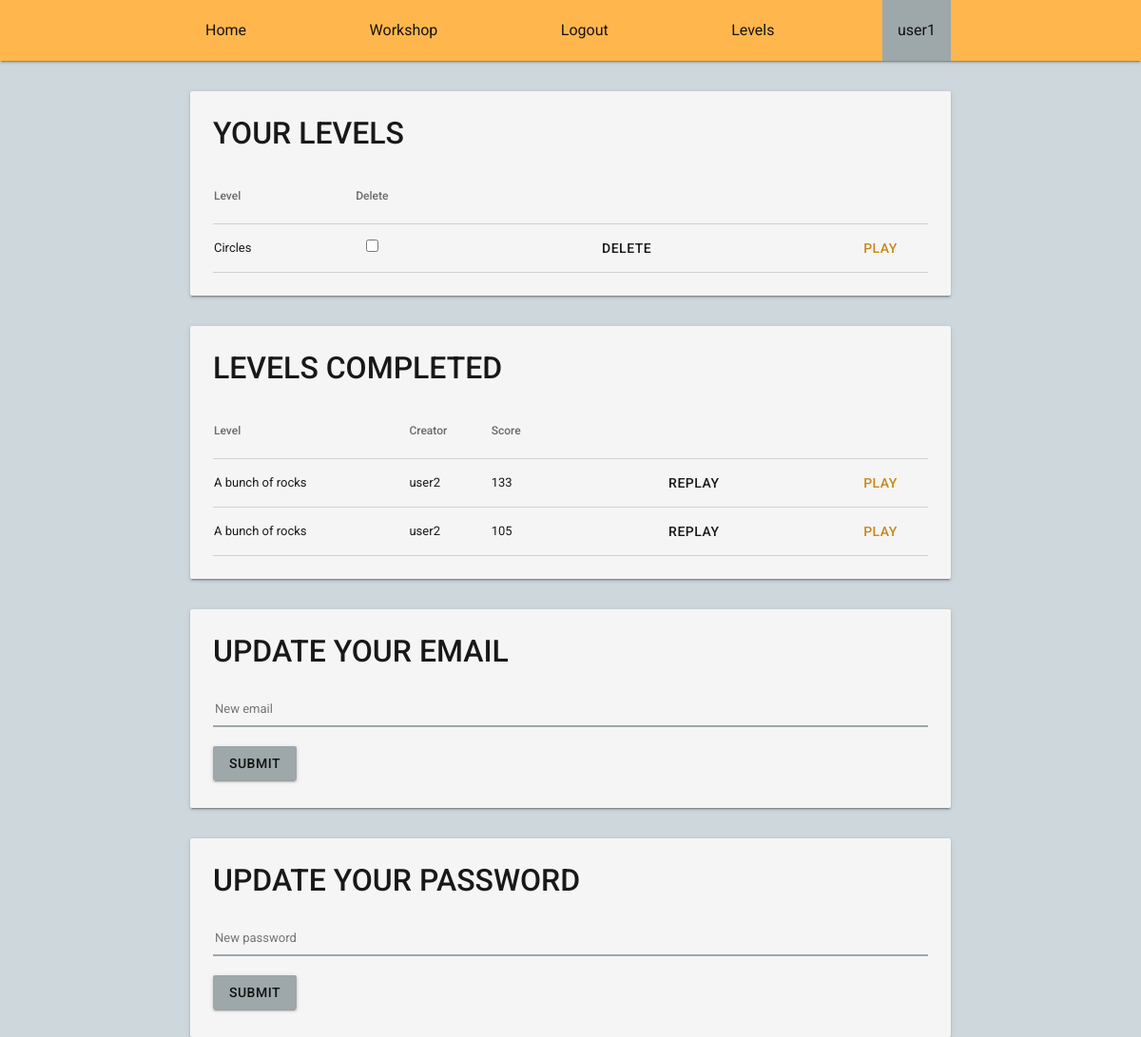
The page /profile.php (signed in) on the database its author committed.
### tables this page shows
CREATE TABLE `Level` (
	`name` VARCHAR(50) NOT NULL,
	`creatorNickname` VARCHAR(50) NOT NULL,
	`levelObject` TEXT NOT NULL,

	PRIMARY KEY (`name`, `creatorNickname`),
	FOREIGN KEY (`creatorNickname`)
		REFERENCES User(`nickname`)
);

CREATE TABLE `BeatenBy` (
	`playerNickname` VARCHAR(50) NOT NULL,
    `id` CHAR(36) NOT NULL,
	`creatorNickname` VARCHAR(50) NOT NULL,
	`levelName` VARCHAR(50) NOT NULL,
	`score` INTEGER NOT NULL,
	`replay` TEXT NOT NULL,

	PRIMARY KEY (`id`),
	FOREIGN KEY (`playerNickname`)
		REFERENCES User(`nickname`),
	FOREIGN KEY (`creatorNickname`, `levelName`)
		REFERENCES Level(`creatorNickname`, `name`)
);

### utilities/php/database.php (called while the page is built, shortened)
<?php
class Database {
	private $pdo;
	public function __construct($pdoObject) {
		$this->pdo = $pdoObject;
		$this->pdo->setAttribute(PDO::ATTR_DEFAULT_FETCH_MODE, PDO::FETCH_ASSOC);
		$this->pdo->setAttribute(PDO::ATTR_ERRMODE, PDO::ERRMODE_EXCEPTION);
	}
	public function getLevelsCreatedBy($creatorNickname) {
		$query = $this->pdo->prepare('CALL getLevelsCreatedBy(:creatorNickname);');
		$query->bindValue(':creatorNickname', $creatorNickname, PDO::PARAM_STR);
		$query->execute();
		$rows = $query->fetchAll();
		return $rows;
	}
	public function getUserScores($playerNickname) {
		$query = $this->pdo->prepare('CALL getUserScores(:playerNickname);');
		$query->bindValue(':playerNickname', $playerNickname, PDO::PARAM_STR);
		$query->execute();
		$rows = $query->fetchAll();
		return $rows;
	}
}
?>

### utilities/php/utilities.php (the view, shortened to what this page needs)
<?php
function getDBConnectionInfo($fileLocation) {
    $credentials = array();
    return $credentials;
}
function connectToDB($fileLocation) {
    $credentials = getDBConnectionInfo($fileLocation);
    $hostname = $credentials['hostname'];
    $database = $credentials['database'];
    $pdo = new PDO("mysql:dbname=$database;host=$hostname", $credentials['user'], $credentials['password']);
    return $pdo;
}
function printHeader($currentPage, $nickname) {
    $classes = array(
        'index' => '',
        'workshop' => '',
        'logout' => '',
        'login' => '',
        'levels' => '',
        'profile' => ''
    );
	$classes[$currentPage] = 'secondaryDark';
	echo '<header>';
	echo '<nav class="primary">';
   	echo '<ul class="xWrapper navBar">';
    echo 	'<li><a href="index.php" class="' . $classes['index'] . '">Home</a></li>';
    if($nickname)
    	echo '<li><a href="workshop.php" class="' . $classes['workshop'] . '">Workshop</a></li>';
    if($nickname)
    	echo '<li><a href="logout.php" class="' . $classes['logout'] . '">Logout</a></li>';
    else
    	echo '<li><a href="login.php" class="' . $classes['login'] . '">LogIn / SignUp</a></li>';
    echo 	'<li><a href="levels.php" class="' . $classes['levels'] . '">Levels</a></li>';
    if($nickname)
        echo '<li><a href="profile.php" id="nickname" class="' . $classes['profile'] . '">' . htmlspecialchars($nickname) . '</a></li>';
    echo '</ul>';
	echo '</nav>';
	echo '</header>';
}
function printLevelsCreatedBy($creatorNickname, $levels) {
    echo '<table>';
    echo '<thead>';
    echo '<tr>';
    echo '<th>Level</th>';
    echo '<th class="centerText">Delete</th>';
    echo '<th></th>';
    echo '<th></th>';
    echo '</tr>';
    echo '</thead>';
    echo '<tbody>';
    foreach ($levels as $key => $value) {
        echo '<tr>';
            echo '<td>' . htmlspecialchars($value['name']) . '</td>';
            echo '<form action="deleteLevel.php" method="post">';
                echo '<td><input type="checkbox" name="levelName" required value="' . $value['name'] . '"></td>';
                echo '<td><button type="submit" value="submit" name="deleteLevel" class="flatButton">Delete</button></td>';
            echo '</form>';
            echo '<td><a href="play.php?creatorNickname=' . urlencode($creatorNickname) . '&levelName=';
            echo urlencode($value['name']) . '" class="flatButton primaryDarkText">Play</a></td>';
        echo '</tr>';
    }
    echo '</tbody>';
    echo '</table>';
}
function printUserScores($playerNickname, $scores) {
    echo '<table>';
    echo '<thead>';
    echo '<tr>';
    echo '<th>Level</th>';
    echo '<th>Creator</th>';
    echo '<th>Score</th>';
    echo '<th></th>';
    echo '<th></th>';
    echo '</tr>';
    echo '</thead>';
    echo '<tbody>';
    foreach ($scores as $key => $value) {
        echo '<tr>';
            echo '<td>' . htmlspecialchars($value['levelName']) . '</td>';
            echo '<td>' . htmlspecialchars($value['creatorNickname']) . '</td>';
            echo '<td>' . htmlspecialchars($value['score']) . '</td>';
            echo '<td><a href="replay.php?id=' . urlencode($value['id']) . '" class="flatButton">Replay</a></td>';
            echo '<td><a href="play.php?creatorNickname=' . urlencode($value['creatorNickname']) . '&levelName=';
            echo urlencode($value['levelName']) . '" class="flatButton primaryDarkText">Play</a></td>';
        echo '</tr>';
    }
    echo '</tbody>';
    echo '</table>';
}
?>

### resources/css/main.css (style rules this page uses)
* { color: rgba(0, 0, 0, .90); font-family: 'Roboto', GillSans, Calibri, Trebuchet, sans-serif; font-weight: 400; box-sizing: border-box; }
html, body { margin: 0; border: 0; background-color: #ced7db; color: rgba(0, 0, 0, 1); height: 100%; }
nav { box-shadow: 0 2px 2px 0 rgba(0, 0, 0, .14), 0 1px 5px 0 rgba(0, 0, 0, .12), 0 3px 1px -2px rgba(0, 0, 0, .2); width: 100%; }
ul { padding: 0; }
li { margin-top: 0; list-style-type: none; }
form { width: 100%; }
input { background-color: transparent; font-size: 13px; border: 0; border-bottom: 2px solid #9ea7aa; padding-bottom: 10px; margin: 15px 0 15px 0; width: 100%; transition: border .3s ease-in-out; }
.xWrapper { width: 100%; display: flex; flex-direction: row; flex-wrap: wrap; justify-content: space-around; align-items: center; align-content: space-between; }
table { font-size: 13px; border-collapse: collapse; border-spacing: 0; width: 100%; margin-top: 1em; color: rgba(0, 0, 0, .87); }
th { text-align: left; font-weight: 500; font-size: 12px; height: 56px; line-height: 56px; color: rgba(0, 0, 0, .57); }
tr { border-bottom: 1px solid #d0d0d0; transition: background-color ease-in-out 0.3s; height: 48px; line-height: 48px; }
.centerText { text-align: center; }
.navBar { justify-content: space-between; height: 64px; line-height: 64px; margin: auto; padding: 0; max-width: 800px; }
.navBar a { display: block; text-decoration: none; padding: 0 16px; transition: background-color ease-in-out 0.3s; }
.raisedButton, .flatButton { background-color: inherit; font-weight: 500; font-size: 14px; display: inline-block; border: none; border-radius: 2px; height: 36px; line-height: 36px; margin: 5px; margin-left: 0; padding: 0 1em; min-width: 88px; text-align: center; letter-spacing: .5px; text-transform: uppercase; cursor: pointer; transition: background-color 0.3s ease-in-out, box-shadow 0.3s ease-in-out; text-decoration: none; }
.flatButton { float: right; }
.primary { background-color: #ffb74d !important; }
.secondaryDark { background-color: #9ea7aa !important; }
.primaryDarkText { color: #c88719; }

### rows shown on the page
level: name "Circles"
beatenby: levelName "A bunch of rocks", creatorNickname "user2", score "133"
beatenby: levelName "A bunch of rocks", creatorNickname "user2", score "105"

### other values the page prints
$nickname "user1"
